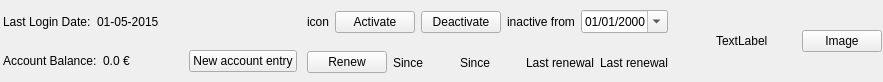
    <widget class="QWidget" name="memberIdWidget" native="true">
     <property name="minimumSize">
      <size>
       <width>0</width>
       <height>82</height>
      </size>
     </property>
     <property name="maximumSize">
      <size>
       <width>16777215</width>
       <height>82</height>
      </size>
     </property>
     <layout class="QHBoxLayout" name="horizontalLayout_4">
      <property name="leftMargin">
       <number>1</number>
      </property>
      <property name="topMargin">
       <number>1</number>
      </property>
      <property name="rightMargin">
       <number>1</number>
      </property>
      <property name="bottomMargin">
       <number>1</number>
      </property>
      <item>
       <widget class="QWidget" name="userLabelWidget" native="true">
        <layout class="QVBoxLayout" name="verticalLayout_6">
         <property name="spacing">
          <number>1</number>
         </property>
         <property name="leftMargin">
          <number>1</number>
         </property>
         <property name="topMargin">
          <number>1</number>
         </property>
         <property name="rightMargin">
          <number>1</number>
         </property>
         <property name="bottomMargin">
          <number>1</number>
         </property>
         <item>
          <widget class="QWidget" name="lastLoginWidget" native="true">
           <layout class="QHBoxLayout" name="horizontalLayout_26">
            <property name="leftMargin">
             <number>1</number>
            </property>
            <property name="topMargin">
             <number>1</number>
            </property>
            <property name="rightMargin">
             <number>1</number>
            </property>
            <property name="bottomMargin">
             <number>1</number>
            </property>
            <item>
             <widget class="QLabel" name="lastLoginLabel">
              <property name="text">
               <string>Last Login Date:</string>
              </property>
             </widget>
            </item>
            <item>
             <widget class="QLabel" name="lastLoginValueLabel">
              <property name="minimumSize">
               <size>
                <width>200</width>
                <height>0</height>
               </size>
              </property>
              <property name="maximumSize">
               <size>
                <width>200</width>
                <height>16777215</height>
               </size>
              </property>
              <property name="text">
               <string>01-05-2015</string>
              </property>
             </widget>
            </item>
           </layout>
          </widget>
         </item>
         <item>
          <widget class="QWidget" name="accountBalanceWidget" native="true">
           <layout class="QHBoxLayout" name="horizontalLayout">
            <property name="leftMargin">
             <number>1</number>
            </property>
            <property name="topMargin">
             <number>1</number>
            </property>
            <property name="rightMargin">
             <number>1</number>
            </property>
            <property name="bottomMargin">
             <number>1</number>
            </property>
            <item>
             <widget class="QLabel" name="accountBalanceLabel">
              <property name="text">
               <string>Account Balance:</string>
              </property>
             </widget>
            </item>
            <item>
             <widget class="QLabel" name="accountBalanceValueLabel">
              <property name="text">
               <string notr="true">0.0 €</string>
              </property>
             </widget>
            </item>
            <item>
             <widget class="QPushButton" name="depositButton">
              <property name="text">
               <string>New account entry</string>
              </property>
             </widget>
            </item>
           </layout>
          </widget>
         </item>
        </layout>
       </widget>
      </item>
      <item alignment="Qt::AlignVCenter">
       <widget class="QWidget" name="statusWidget" native="true">
        <property name="minimumSize">
         <size>
          <width>0</width>
          <height>82</height>
         </size>
        </property>
        <property name="maximumSize">
         <size>
          <width>16777215</width>
          <height>82</height>
         </size>
        </property>
        <layout class="QVBoxLayout" name="verticalLayout_7">
         <property name="spacing">
          <number>1</number>
         </property>
         <property name="leftMargin">
          <number>1</number>
         </property>
         <property name="topMargin">
          <number>1</number>
         </property>
         <property name="rightMargin">
          <number>1</number>
         </property>
         <property name="bottomMargin">
          <number>1</number>
         </property>
         <item>
          <widget class="QWidget" name="widget_2" native="true">
           <property name="minimumSize">
            <size>
             <width>0</width>
             <height>0</height>
            </size>
           </property>
           <layout class="QHBoxLayout" name="horizontalLayout_25">
            <property name="spacing">
             <number>6</number>
            </property>
            <property name="leftMargin">
             <number>1</number>
            </property>
            <property name="topMargin">
             <number>1</number>
            </property>
            <property name="rightMargin">
             <number>1</number>
            </property>
            <property name="bottomMargin">
             <number>1</number>
            </property>
            <item>
             <widget class="QLabel" name="memberStatus">
              <property name="text">
               <string notr="true">icon</string>
              </property>
             </widget>
            </item>
            <item>
             <widget class="QPushButton" name="activatePushButton">
              <property name="text">
               <string>Activate</string>
              </property>
             </widget>
            </item>
            <item>
             <widget class="QPushButton" name="deactivatePushButton">
              <property name="text">
               <string>Deactivate</string>
              </property>
             </widget>
            </item>
            <item>
             <widget class="QLabel" name="label_5">
              <property name="text">
               <string>inactive from</string>
              </property>
             </widget>
            </item>
            <item>
             <widget class="QDateEdit" name="inactivityStartDateEdit">
              <property name="displayFormat">
               <string>dd/MM/yyyy</string>
              </property>
              <property name="calendarPopup">
               <bool>true</bool>
              </property>
             </widget>
            </item>
           </layout>
          </widget>
         </item>
         <item>
          <widget class="QWidget" name="renewalWidget" native="true">
           <layout class="QHBoxLayout" name="horizontalLayout_29">
            <property name="spacing">
             <number>6</number>
            </property>
            <property name="leftMargin">
             <number>1</number>
            </property>
            <property name="topMargin">
             <number>1</number>
            </property>
            <property name="rightMargin">
             <number>1</number>
            </property>
            <property name="bottomMargin">
             <number>1</number>
            </property>
            <item>
             <widget class="QPushButton" name="renewPushButton">
              <property name="text">
               <string>Renew</string>
              </property>
             </widget>
            </item>
            <item>
             <widget class="QLabel" name="label_6">
              <property name="text">
               <string>Since</string>
              </property>
             </widget>
            </item>
            <item>
             <widget class="QLabel" name="inactiveStartDateLabel">
              <property name="text">
               <string>Since</string>
              </property>
             </widget>
            </item>
            <item>
             <widget class="QLabel" name="label_7">
              <property name="text">
               <string>Last renewal</string>
              </property>
             </widget>
            </item>
            <item>
             <widget class="QLabel" name="lastRenewalDateLabel">
              <property name="text">
               <string>Last renewal</string>
              </property>
             </widget>
            </item>
           </layout>
          </widget>
         </item>
        </layout>
       </widget>
      </item>
      <item>
       <spacer name="horizontalSpacer">
        <property name="orientation">
         <enum>Qt::Horizontal</enum>
        </property>
        <property name="sizeHint" stdset="0">
         <size>
          <width>40</width>
          <height>20</height>
         </size>
        </property>
       </spacer>
      </item>
      <item>
       <widget class="QLabel" name="imageLabel">
        <property name="sizePolicy">
         <sizepolicy hsizetype="Fixed" vsizetype="Fixed">
          <horstretch>0</horstretch>
          <verstretch>0</verstretch>
         </sizepolicy>
        </property>
        <property name="minimumSize">
         <size>
          <width>80</width>
          <height>80</height>
         </size>
        </property>
        <property name="maximumSize">
         <size>
          <width>80</width>
          <height>80</height>
         </size>
        </property>
        <property name="text">
         <string>TextLabel</string>
        </property>
       </widget>
      </item>
      <item>
       <widget class="QPushButton" name="imagePushButton">
        <property name="text">
         <string>Image</string>
        </property>
       </widget>
      </item>
     </layout>
    </widget>
